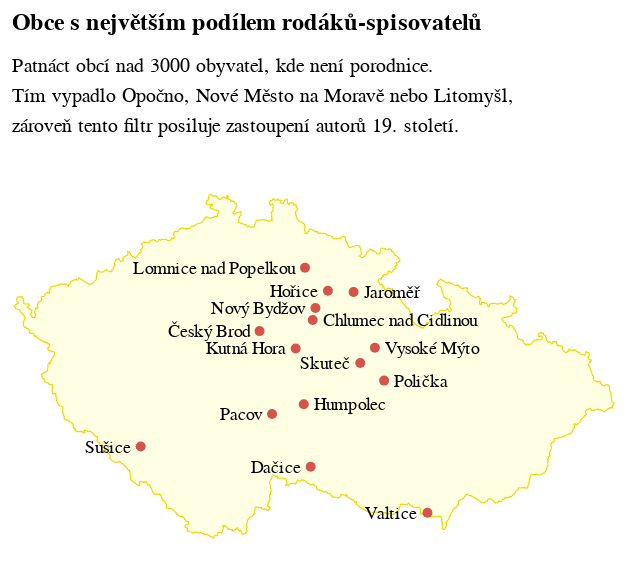

The code cell stored with this chart in its notebook:
### Code cell
combined_chart = nad3000.configure_projection( # , alt.vconcat(hustota_do_grafu, nad3000, chvost)
    type='mercator',
    scale=3500,
    center=[15.5, 49.8]).properties(
    autosize={'contains': 'padding'}
)

me_to_neurazi(combined_chart, kredity=kredity['default'], soubor="02_mapa_rodactva")

combined_chart

### Figure 1 — Vega-Lite specification as saved in the notebook (floating-point values rounded to 4 significant figures; data arrays with more than 128 entries replaced by an {"elided": "..."} marker saying what was removed)
{"config": {"title": {"font": "Noticia Text", "fontSize": 12, "anchor": "start", "lineHeight": 19, "fontWeight": "bolder", "subtitleFont": "Noticia Text", "subtitleFontSize": 10, "subtitleLineHeight": 15, "subtitlePadding": 10, "dy": -10}, "axis": {"labelFont": "Asap", "titleFont": "Asap", "fontWeight": "lighter", "titleFontWeight": "lighter", "labelFontSize": 9, "titleFontSize": 9, "labelPadding": 2, "titlePadding": 9, "domainOpacity": 0, "tickColor": "#DCDDD6"}, "legend": {"labelFont": "Asap", "labelFontWeight": "normal", "titleFont": "Asap", "titleFontWeight": "normal", "labelFontSize": 9, "titleFontSize": 9}, "projection": {"center": [15.5, 49.8], "scale": 3500, "type": "mercator"}}, "layer": [{"data": {"values": [{"id": "0", "type": "Feature", "properties": {}, "geometry": {"type": "Polygon", "coordinates": {"elided": "1x1056x2 float values"}}, "bbox": [12.09, 48.55, 18.86, 51.06]}]}, "mark": {"type": "geoshape", "fill": "#FFFFE4", "filled": true, "stroke": "#EED801", "strokeWidth": 0.6}, "title": {"text": ["Obce s největším podílem rodáků-spisovatelů"], "subtitle": ["Patnáct obcí nad 3000 obyvatel, kde není porodnice.", "Tím vypadlo Opočno, Nové Město na Moravě nebo Litomyšl,", "zároveň tento filtr posiluje zastoupení autorů 19. století."]}}, {"data": {"name": "data-7851e55c2de8e85924becff92d26c0c1"}, "mark": {"type": "circle", "color": "#D6534B", "opacity": 1, "size": 25}, "encoding": {"latitude": {"field": "latitude", "type": "quantitative"}, "longitude": {"field": "longitude", "type": "quantitative"}}}, {"data": {"name": "data-4cb9df90e59bd4df7a55f378f8e56ce3"}, "mark": {"type": "text", "align": "left", "baseline": "middle", "dx": 5, "dy": 0, "font": "Asap", "fontSize": 9}, "encoding": {"latitude": {"field": "latitude", "type": "quantitative"}, "longitude": {"field": "longitude", "type": "quantitative"}, "text": {"field": "rodna_obec", "type": "nominal"}}}, {"data": {"name": "data-a474e9d1fb2a5c28096c675aa2e4b345"}, "mark": {"type": "text", "align": "right", "baseline": "middle", "dx": -5, "dy": 0, "font": "Asap", "fontSize": 9}, "encoding": {"latitude": {"field": "latitude", "type": "quantitative"}, "longitude": {"field": "longitude", "type": "quantitative"}, "text": {"field": "rodna_obec", "type": "nominal"}}}, {"data": {"name": "data-d751713988987e9331980363e24189ce"}, "mark": {"type": "text", "align": "center", "baseline": "middle", "dx": 0, "dy": 7.5, "font": "Asap", "fontSize": 9}, "encoding": {"latitude": {"field": "latitude", "type": "quantitative"}, "longitude": {"field": "longitude", "type": "quantitative"}, "text": {"field": "rodna_obec", "type": "nominal"}}}], "autosize": {"contains": "padding"}, "height": 200, "width": 300, "$schema": "https://vega.github.io/schema/vega-lite/v5.8.0.json", "datasets": {"data-7851e55c2de8e85924becff92d26c0c1": [{"rodna_obec": "Valtice", "knih": 191, "rodna_obec_right": "Valtice", "rodaku": 59, "name": "Valtice", "obyvatel": 3593, "longitude": 16.75, "latitude": 48.74, "rodaku/obyvatel": 0.01642, "knih/obyvatel": 0.05316, "delka_nazvu": 7}, {"rodna_obec": "Polička", "knih": 584, "rodna_obec_right": "Polička", "rodaku": 116, "name": "Polička", "obyvatel": 8939, "longitude": 16.27, "latitude": 49.71, "rodaku/obyvatel": 0.01298, "knih/obyvatel": 0.06533, "delka_nazvu": 7}, {"rodna_obec": "Chlumec nad Cidlinou", "knih": 375, "rodna_obec_right": "Chlumec nad Cidlinou", "rodaku": 64, "name": "Chlumec nad Cidlinou", "obyvatel": 5592, "longitude": 15.46, "latitude": 50.15, "rodaku/obyvatel": 0.01144, "knih/obyvatel": 0.06706, "delka_nazvu": 20}, {"rodna_obec": "Vysoké Mýto", "knih": 737, "rodna_obec_right": "Vysoké Mýto", "rodaku": 141, "name": "Vysoké Mýto", "obyvatel": 12412, "longitude": 16.16, "latitude": 49.95, "rodaku/obyvatel": 0.01136, "knih/obyvatel": 0.05938, "delka_nazvu": 11}, {"rodna_obec": "Hořice", "knih": 651, "rodna_obec_right": "Hořice", "rodaku": 91, "name": "Hořice", "obyvatel": 8587, "longitude": 15.63, "latitude": 50.37, "rodaku/obyvatel": 0.0106, "knih/obyvatel": 0.07581, "delka_nazvu": 6}, {"rodna_obec": "Dačice", "knih": 330, "rodna_obec_right": "Dačice", "rodaku": 76, "name": "Dačice", "obyvatel": 7228, "longitude": 15.44, "latitude": 49.08, "rodaku/obyvatel": 0.01051, "knih/obyvatel": 0.04566, "delka_nazvu": 6}, {"rodna_obec": "Kutná Hora", "knih": 1241, "rodna_obec_right": "Kutná Hora", "rodaku": 215, "name": "Kutná Hora", "obyvatel": 21556, "longitude": 15.27, "latitude": 49.95, "rodaku/obyvatel": 0.009974, "knih/obyvatel": 0.05757, "delka_nazvu": 10}, {"rodna_obec": "Jaroměř", "knih": 699, "rodna_obec_right": "Jaroměř", "rodaku": 106, "name": "Jaroměř", "obyvatel": 12541, "longitude": 15.92, "latitude": 50.36, "rodaku/obyvatel": 0.008452, "knih/obyvatel": 0.05574, "delka_nazvu": 7}, {"rodna_obec": "Humpolec", "knih": 538, "rodna_obec_right": "Humpolec", "rodaku": 92, "name": "Humpolec", "obyvatel": 11447, "longitude": 15.36, "latitude": 49.54, "rodaku/obyvatel": 0.008037, "knih/obyvatel": 0.047, "delka_nazvu": 8}, {"rodna_obec": "Pacov", "knih": 296, "rodna_obec_right": "Pacov", "rodaku": 38, "name": "Pacov", "obyvatel": 4749, "longitude": 15.0, "latitude": 49.47, "rodaku/obyvatel": 0.008002, "knih/obyvatel": 0.06233, "delka_nazvu": 5}, {"rodna_obec": "Český Brod", "knih": 247, "rodna_obec_right": "Český Brod", "rodaku": 59, "name": "Český Brod", "obyvatel": 7423, "longitude": 14.86, "latitude": 50.07, "rodaku/obyvatel": 0.007948, "knih/obyvatel": 0.03327, "delka_nazvu": 10}, {"rodna_obec": "Nový Bydžov", "knih": 241, "rodna_obec_right": "Nový Bydžov", "rodaku": 57, "name": "Nový Bydžov", "obyvatel": 7212, "longitude": 15.49, "latitude": 50.24, "rodaku/obyvatel": 0.007903, "knih/obyvatel": 0.03342, "delka_nazvu": 11}, {"rodna_obec": "Lomnice nad Popelkou", "knih": 155, "rodna_obec_right": "Lomnice nad Popelkou", "rodaku": 42, "name": "Lomnice nad Popelkou", "obyvatel": 5635, "longitude": 15.37, "latitude": 50.53, "rodaku/obyvatel": 0.007453, "knih/obyvatel": 0.02751, "delka_nazvu": 20}, {"rodna_obec": "Sušice", "knih": 336, "rodna_obec_right": "Sušice", "rodaku": 77, "name": "Sušice", "obyvatel": 10783, "longitude": 13.52, "latitude": 49.23, "rodaku/obyvatel": 0.007141, "knih/obyvatel": 0.03116, "delka_nazvu": 6}, {"rodna_obec": "Skuteč", "knih": 290, "rodna_obec_right": "Skuteč", "rodaku": 36, "name": "Skuteč", "obyvatel": 5042, "longitude": 16.0, "latitude": 49.84, "rodaku/obyvatel": 0.00714, "knih/obyvatel": 0.05752, "delka_nazvu": 6}], "data-4cb9df90e59bd4df7a55f378f8e56ce3": [{"rodna_obec": "Polička", "knih": 584, "rodna_obec_right": "Polička", "rodaku": 116, "name": "Polička", "obyvatel": 8939, "longitude": 16.27, "latitude": 49.71, "rodaku/obyvatel": 0.01298, "knih/obyvatel": 0.06533, "delka_nazvu": 7}, {"rodna_obec": "Chlumec nad Cidlinou", "knih": 375, "rodna_obec_right": "Chlumec nad Cidlinou", "rodaku": 64, "name": "Chlumec nad Cidlinou", "obyvatel": 5592, "longitude": 15.46, "latitude": 50.15, "rodaku/obyvatel": 0.01144, "knih/obyvatel": 0.06706, "delka_nazvu": 20}, {"rodna_obec": "Vysoké Mýto", "knih": 737, "rodna_obec_right": "Vysoké Mýto", "rodaku": 141, "name": "Vysoké Mýto", "obyvatel": 12412, "longitude": 16.16, "latitude": 49.95, "rodaku/obyvatel": 0.01136, "knih/obyvatel": 0.05938, "delka_nazvu": 11}, {"rodna_obec": "Jaroměř", "knih": 699, "rodna_obec_right": "Jaroměř", "rodaku": 106, "name": "Jaroměř", "obyvatel": 12541, "longitude": 15.92, "latitude": 50.36, "rodaku/obyvatel": 0.008452, "knih/obyvatel": 0.05574, "delka_nazvu": 7}, {"rodna_obec": "Humpolec", "knih": 538, "rodna_obec_right": "Humpolec", "rodaku": 92, "name": "Humpolec", "obyvatel": 11447, "longitude": 15.36, "latitude": 49.54, "rodaku/obyvatel": 0.008037, "knih/obyvatel": 0.047, "delka_nazvu": 8}], "data-a474e9d1fb2a5c28096c675aa2e4b345": [{"rodna_obec": "Valtice", "knih": 191, "rodna_obec_right": "Valtice", "rodaku": 59, "name": "Valtice", "obyvatel": 3593, "longitude": 16.75, "latitude": 48.74, "rodaku/obyvatel": 0.01642, "knih/obyvatel": 0.05316, "delka_nazvu": 7}, {"rodna_obec": "Hořice", "knih": 651, "rodna_obec_right": "Hořice", "rodaku": 91, "name": "Hořice", "obyvatel": 8587, "longitude": 15.63, "latitude": 50.37, "rodaku/obyvatel": 0.0106, "knih/obyvatel": 0.07581, "delka_nazvu": 6}, {"rodna_obec": "Dačice", "knih": 330, "rodna_obec_right": "Dačice", "rodaku": 76, "name": "Dačice", "obyvatel": 7228, "longitude": 15.44, "latitude": 49.08, "rodaku/obyvatel": 0.01051, "knih/obyvatel": 0.04566, "delka_nazvu": 6}, {"rodna_obec": "Kutná Hora", "knih": 1241, "rodna_obec_right": "Kutná Hora", "rodaku": 215, "name": "Kutná Hora", "obyvatel": 21556, "longitude": 15.27, "latitude": 49.95, "rodaku/obyvatel": 0.009974, "knih/obyvatel": 0.05757, "delka_nazvu": 10}, {"rodna_obec": "Pacov", "knih": 296, "rodna_obec_right": "Pacov", "rodaku": 38, "name": "Pacov", "obyvatel": 4749, "longitude": 15.0, "latitude": 49.47, "rodaku/obyvatel": 0.008002, "knih/obyvatel": 0.06233, "delka_nazvu": 5}, {"rodna_obec": "Český Brod", "knih": 247, "rodna_obec_right": "Český Brod", "rodaku": 59, "name": "Český Brod", "obyvatel": 7423, "longitude": 14.86, "latitude": 50.07, "rodaku/obyvatel": 0.007948, "knih/obyvatel": 0.03327, "delka_nazvu": 10}, {"rodna_obec": "Nový Bydžov", "knih": 241, "rodna_obec_right": "Nový Bydžov", "rodaku": 57, "name": "Nový Bydžov", "obyvatel": 7212, "longitude": 15.49, "latitude": 50.24, "rodaku/obyvatel": 0.007903, "knih/obyvatel": 0.03342, "delka_nazvu": 11}, {"rodna_obec": "Lomnice nad Popelkou", "knih": 155, "rodna_obec_right": "Lomnice nad Popelkou", "rodaku": 42, "name": "Lomnice nad Popelkou", "obyvatel": 5635, "longitude": 15.37, "latitude": 50.53, "rodaku/obyvatel": 0.007453, "knih/obyvatel": 0.02751, "delka_nazvu": 20}, {"rodna_obec": "Sušice", "knih": 336, "rodna_obec_right": "Sušice", "rodaku": 77, "name": "Sušice", "obyvatel": 10783, "longitude": 13.52, "latitude": 49.23, "rodaku/obyvatel": 0.007141, "knih/obyvatel": 0.03116, "delka_nazvu": 6}, {"rodna_obec": "Skuteč", "knih": 290, "rodna_obec_right": "Skuteč", "rodaku": 36, "name": "Skuteč", "obyvatel": 5042, "longitude": 16.0, "latitude": 49.84, "rodaku/obyvatel": 0.00714, "knih/obyvatel": 0.05752, "delka_nazvu": 6}], "data-d751713988987e9331980363e24189ce": []}}
